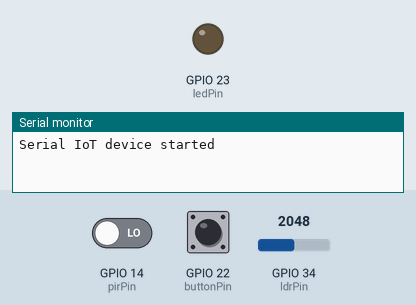
This sketch was run on a simulated ESP32. Shown: output pins drawn as LEDs (lit = HIGH), the last lines printed to the serial monitor. Inputs (shaded band) come from the test bench; at power-on: GPIO 34 (ldrPin) = 2048, GPIO 14 (pirPin) LOW, GPIO 22 (buttonPin) HIGH.

Above: at 1.2 s.
1.3 s: GPIO 34 (ldrPin) set to 1536
4.3 s: GPIO 34 (ldrPin) set to 1445
At 4.6 s:
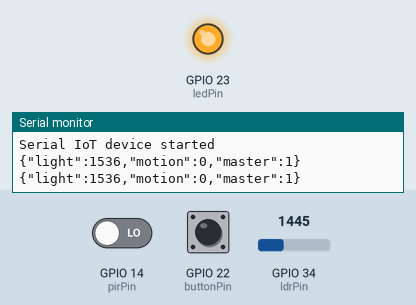
Timing chart, 0 to 7.3 s (numbered marks = the images above; inputs shaded):
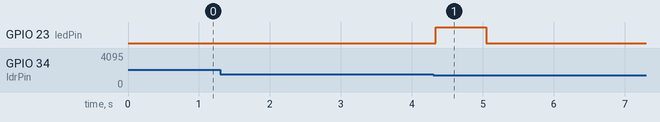

Measured:
- the behaviour switches between 1500 and 1499 on GPIO 34 (ldrPin) (found by bisection; images 0 and 1)
- after the input at 4.3 s, GPIO 23 (ledPin): LOW → HIGH at once, → LOW 0.72 s later

The sketch:

sketch_nov24b.ino
```cpp
/* main_serial.ino
 Serial IoT device for ESP32
 - Kábel (USB) kapcsolaton keresztül kommunikál a PC-vel (Serial over USB).
 - Küld newline-terminated JSON telemetriát: {"light":..., "motion":0/1, "master":0/1}
 - Fogad egyszerű parancsokat sorosról: "MASTER ON", "MASTER OFF", "GET STATUS"
 - Helyi gomb: toggle master állapot, és küld STATUS üzenetet a host felé.
*/

const int ldrPin = 34;     // ADC1_CH6
const int pirPin = 14;     // digital input
const int ledPin = 23;     // output
const int buttonPin = 22;  // local button (INPUT_PULLUP -> press = LOW)

const int samples = 8;
const int lightThreshold = 1500;
const unsigned long holdMs = 5000;

bool masterEnabled = true;
unsigned long lastMotionMillis = 0;
bool ledState = false;

// debouncing
const unsigned long debounceDelay = 50;
int lastButtonReading = HIGH;
int buttonState = HIGH;
unsigned long lastDebounceTime = 0;

int readLdrAverage() {
  long sum = 0;
  for (int i = 0; i < samples; i++) {
    sum += analogRead(ldrPin);
    delay(5);
  }
  return (int)(sum / samples);
}

void handleButtonToggle() {
  int reading = digitalRead(buttonPin);
  if (reading != lastButtonReading) {
    lastDebounceTime = millis();
  }
  if ((millis() - lastDebounceTime) > debounceDelay) {
    if (reading != buttonState) {
      buttonState = reading;
      if (buttonState == LOW) {
        masterEnabled = !masterEnabled;
        // send immediate status to host
        Serial.print("STATUS ");
        Serial.println(masterEnabled ? "ON" : "OFF");
      }
    }
  }
  lastButtonReading = reading;
}

void handleSerialCommands() {
  // if there's data, read complete line(s)
  while (Serial.available()) {
    String line = Serial.readStringUntil('\n');
    line.trim();
    if (line.length() == 0) continue;
    if (line.equalsIgnoreCase("MASTER ON")) {
      masterEnabled = true;
      Serial.println("ACK MASTER ON");
    } else if (line.equalsIgnoreCase("MASTER OFF")) {
      masterEnabled = false;
      Serial.println("ACK MASTER OFF");
    } else if (line.equalsIgnoreCase("GET STATUS")) {
      Serial.print("STATUS ");
      Serial.println(masterEnabled ? "ON" : "OFF");
    } else {
      Serial.print("ERR Unknown command: ");
      Serial.println(line);
    }
  }
}

unsigned long lastTelemetry = 0;
const unsigned long telemetryInterval = 2000; // ms

void setup() {
  Serial.begin(115200);
  // some boards need a while( !Serial ) {} - Wokwi és az ESP32-n általában nem
  pinMode(ldrPin, INPUT);
  pinMode(pirPin, INPUT);
  pinMode(ledPin, OUTPUT);
  pinMode(buttonPin, INPUT_PULLUP);
  digitalWrite(ledPin, LOW);
  Serial.println("Serial IoT device started");
}

void loop() {
  handleButtonToggle();
  handleSerialCommands();

  int lightValue = readLdrAverage();
  int motion = digitalRead(pirPin);
  if (motion == HIGH) lastMotionMillis = millis();
  bool dark = (lightValue < lightThreshold);

  if (!masterEnabled) {
    ledState = false;
  } else {
    if (dark && (millis() - lastMotionMillis <= holdMs)) ledState = true;
    else ledState = false;
  }
  digitalWrite(ledPin, ledState ? HIGH : LOW);

  // Telemetry every interval as newline-delimited JSON
  if (millis() - lastTelemetry > telemetryInterval) {
    lastTelemetry = millis();
    // produce a compact JSON line
    Serial.print("{\"light\":");
    Serial.print(lightValue);
    Serial.print(",\"motion\":");
    Serial.print(motion == HIGH ? 1 : 0);
    Serial.print(",\"master\":");
    Serial.print(masterEnabled ? 1 : 0);
    Serial.println("}");
  }

  delay(10);
}
```
